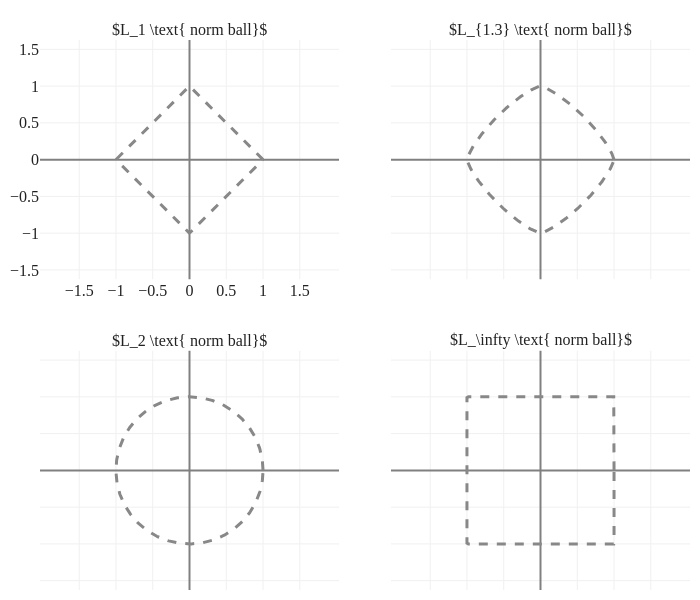

Notebook cell for this chart:
### Markdown cell above
Here:

- $\lVert \vec x \rVert_2 = \sqrt{12^2 + 5^2} = \sqrt{144 + 25} = \sqrt{169} = 13$
- $\lVert \vec x \rVert_1 = |12| + |5| = 12 + 5 = 17$
- $\lVert \vec x \rVert_\infty = \max(|12|, |5|) = 12$

Let's revisit the idea of a norm ball. Using the standard $L_2$ norm, the norm ball in $\mathbb{R}^2$ is a circle. What does the norm ball look like for the $L_1$ and $L_\infty$ norms? Or $L_p$ with an arbitrary $p$?

### Code cell
import numpy as np
import plotly.graph_objects as go
from plotly.subplots import make_subplots

theta = np.linspace(0, 2 * np.pi, 400)

# L1 norm ball (diamond)
x_l1 = np.cos(theta) / (np.abs(np.cos(theta)) + np.abs(np.sin(theta)))
y_l1 = np.sin(theta) / (np.abs(np.cos(theta)) + np.abs(np.sin(theta)))

# L1.3 norm ball
p13 = 1.3
x_l13 = np.cos(theta)
y_l13 = np.sin(theta)
norm_l13 = (np.abs(x_l13) ** p13 + np.abs(y_l13) ** p13) ** (1/p13)
x_l13 = x_l13 / norm_l13
y_l13 = y_l13 / norm_l13

# L2 norm ball (unit circle)
x_l2 = np.cos(theta)
y_l2 = np.sin(theta)

# L-infinity norm ball (square)
x_linf = np.empty_like(theta)
y_linf = np.empty_like(theta)
for i, t in enumerate(theta):
    c, s = np.cos(t), np.sin(t)
    if np.abs(c) > np.abs(s):
        x_linf[i] = np.sign(c)
        y_linf[i] = np.tan(t) * np.sign(c)
    else:
        y_linf[i] = np.sign(s)
        x_linf[i] = 1/np.tan(t) * np.sign(s)
    norm_inf = max(abs(x_linf[i]), abs(y_linf[i]))
    x_linf[i] /= norm_inf
    y_linf[i] /= norm_inf

fig = make_subplots(
    rows=2, cols=2,
    subplot_titles=[r"$L_1 \text{ norm ball}$", r"$L_{1.3} \text{ norm ball}$", r"$L_2 \text{ norm ball}$", r"$L_\infty \text{ norm ball}$"],
    horizontal_spacing=0.08, vertical_spacing=0.13
)

line_style = dict(color="#888", dash="dash", width=3)

fig.add_trace(go.Scatter(
    x=x_l1, y=y_l1, mode="lines",
    line=line_style, hoverinfo='skip', showlegend=False
), row=1, col=1)

fig.add_trace(go.Scatter(
    x=x_l13, y=y_l13, mode="lines",
    line=line_style, hoverinfo='skip', showlegend=False
), row=1, col=2)

fig.add_trace(go.Scatter(
    x=x_l2, y=y_l2, mode="lines",
    line=line_style, hoverinfo='skip', showlegend=False
), row=2, col=1)

fig.add_trace(go.Scatter(
    x=x_linf, y=y_linf, mode="lines",
    line=line_style, hoverinfo='skip', showlegend=False
), row=2, col=2)

for r in range(1, 3):
    for c in range(1, 3):
        fig.update_xaxes(
            range=[-1.5, 1.5], tickvals=np.arange(-1.5, 1.6, 0.5),
            row=r, col=c, showgrid=True, zeroline=True, gridcolor="#f0f0f0", zerolinecolor="#808080",
            showticklabels=(False if r * c > 1 else True), title=None
        )
        fig.update_yaxes(
            range=[-1.5, 1.5], tickvals=np.arange(-1.5, 1.6, 0.5),
            row=r, col=c, showgrid=True, zeroline=True, gridcolor="#f0f0f0", zerolinecolor="#808080",
            scaleanchor=f"x{2*(r-1)+c}", showticklabels=(False if r * c > 1 else True), title=None
        )

fig.update_layout(
    width=700, height=600,
    plot_bgcolor="white",
    paper_bgcolor="white",
    font=dict(family="Palatino", size=16, color="#222"),
    margin=dict(l=10, r=10, t=40, b=10),
)

fig.show(scale=3)

### Figure 1 — Plotly figure (JSON) as saved in the notebook; plotly's stock layout.template omitted (floating-point values rounded to 4 significant figures; data arrays with more than 128 entries replaced by an {"elided": "..."} marker saying what was removed)
{"data": [{"hoverinfo": "skip", "line": {"color": "#888", "dash": "dash", "width": 3}, "mode": "lines", "showlegend": false, "type": "scatter", "x": {"elided": "400 float values"}, "xaxis": "x", "y": {"elided": "400 float values"}, "yaxis": "y"}, {"hoverinfo": "skip", "line": {"color": "#888", "dash": "dash", "width": 3}, "mode": "lines", "showlegend": false, "type": "scatter", "x": {"elided": "400 float values"}, "xaxis": "x2", "y": {"elided": "400 float values"}, "yaxis": "y2"}, {"hoverinfo": "skip", "line": {"color": "#888", "dash": "dash", "width": 3}, "mode": "lines", "showlegend": false, "type": "scatter", "x": {"elided": "400 float values"}, "xaxis": "x3", "y": {"elided": "400 float values"}, "yaxis": "y3"}, {"hoverinfo": "skip", "line": {"color": "#888", "dash": "dash", "width": 3}, "mode": "lines", "showlegend": false, "type": "scatter", "x": {"elided": "400 float values"}, "xaxis": "x4", "y": {"elided": "400 float values"}, "yaxis": "y4"}], "layout": {"annotations": [{"font": {"size": 16}, "showarrow": false, "text": "$L_1 \\text{ norm ball}$", "x": 0.23, "xanchor": "center", "xref": "paper", "y": 1, "yanchor": "bottom", "yref": "paper"}, {"font": {"size": 16}, "showarrow": false, "text": "$L_{1.3} \\text{ norm ball}$", "x": 0.77, "xanchor": "center", "xref": "paper", "y": 1, "yanchor": "bottom", "yref": "paper"}, {"font": {"size": 16}, "showarrow": false, "text": "$L_2 \\text{ norm ball}$", "x": 0.23, "xanchor": "center", "xref": "paper", "y": 0.435, "yanchor": "bottom", "yref": "paper"}, {"font": {"size": 16}, "showarrow": false, "text": "$L_\\infty \\text{ norm ball}$", "x": 0.77, "xanchor": "center", "xref": "paper", "y": 0.435, "yanchor": "bottom", "yref": "paper"}], "font": {"color": "#222", "family": "Palatino", "size": 16}, "height": 600, "margin": {"b": 10, "l": 10, "r": 10, "t": 40}, "paper_bgcolor": "white", "plot_bgcolor": "white", "width": 700, "xaxis": {"anchor": "y", "domain": [0, 0.46], "gridcolor": "#f0f0f0", "range": [-1.5, 1.5], "showgrid": true, "showticklabels": true, "tickvals": [-1.5, -1.0, -0.5, 0.0, 0.5, 1.0, 1.5], "title": {}, "zeroline": true, "zerolinecolor": "#808080"}, "xaxis2": {"anchor": "y2", "domain": [0.54, 1], "gridcolor": "#f0f0f0", "range": [-1.5, 1.5], "showgrid": true, "showticklabels": false, "tickvals": [-1.5, -1.0, -0.5, 0.0, 0.5, 1.0, 1.5], "title": {}, "zeroline": true, "zerolinecolor": "#808080"}, "xaxis3": {"anchor": "y3", "domain": [0, 0.46], "gridcolor": "#f0f0f0", "range": [-1.5, 1.5], "showgrid": true, "showticklabels": false, "tickvals": [-1.5, -1.0, -0.5, 0.0, 0.5, 1.0, 1.5], "title": {}, "zeroline": true, "zerolinecolor": "#808080"}, "xaxis4": {"anchor": "y4", "domain": [0.54, 1], "gridcolor": "#f0f0f0", "range": [-1.5, 1.5], "showgrid": true, "showticklabels": false, "tickvals": [-1.5, -1.0, -0.5, 0.0, 0.5, 1.0, 1.5], "title": {}, "zeroline": true, "zerolinecolor": "#808080"}, "yaxis": {"anchor": "x", "domain": [0.565, 1], "gridcolor": "#f0f0f0", "range": [-1.5, 1.5], "scaleanchor": "x", "showgrid": true, "showticklabels": true, "tickvals": [-1.5, -1.0, -0.5, 0.0, 0.5, 1.0, 1.5], "title": {}, "zeroline": true, "zerolinecolor": "#808080"}, "yaxis2": {"anchor": "x2", "domain": [0.565, 1], "gridcolor": "#f0f0f0", "range": [-1.5, 1.5], "scaleanchor": "x2", "showgrid": true, "showticklabels": false, "tickvals": [-1.5, -1.0, -0.5, 0.0, 0.5, 1.0, 1.5], "title": {}, "zeroline": true, "zerolinecolor": "#808080"}, "yaxis3": {"anchor": "x3", "domain": [0, 0.435], "gridcolor": "#f0f0f0", "range": [-1.5, 1.5], "scaleanchor": "x3", "showgrid": true, "showticklabels": false, "tickvals": [-1.5, -1.0, -0.5, 0.0, 0.5, 1.0, 1.5], "title": {}, "zeroline": true, "zerolinecolor": "#808080"}, "yaxis4": {"anchor": "x4", "domain": [0, 0.435], "gridcolor": "#f0f0f0", "range": [-1.5, 1.5], "scaleanchor": "x4", "showgrid": true, "showticklabels": false, "tickvals": [-1.5, -1.0, -0.5, 0.0, 0.5, 1.0, 1.5], "title": {}, "zeroline": true, "zerolinecolor": "#808080"}}}
